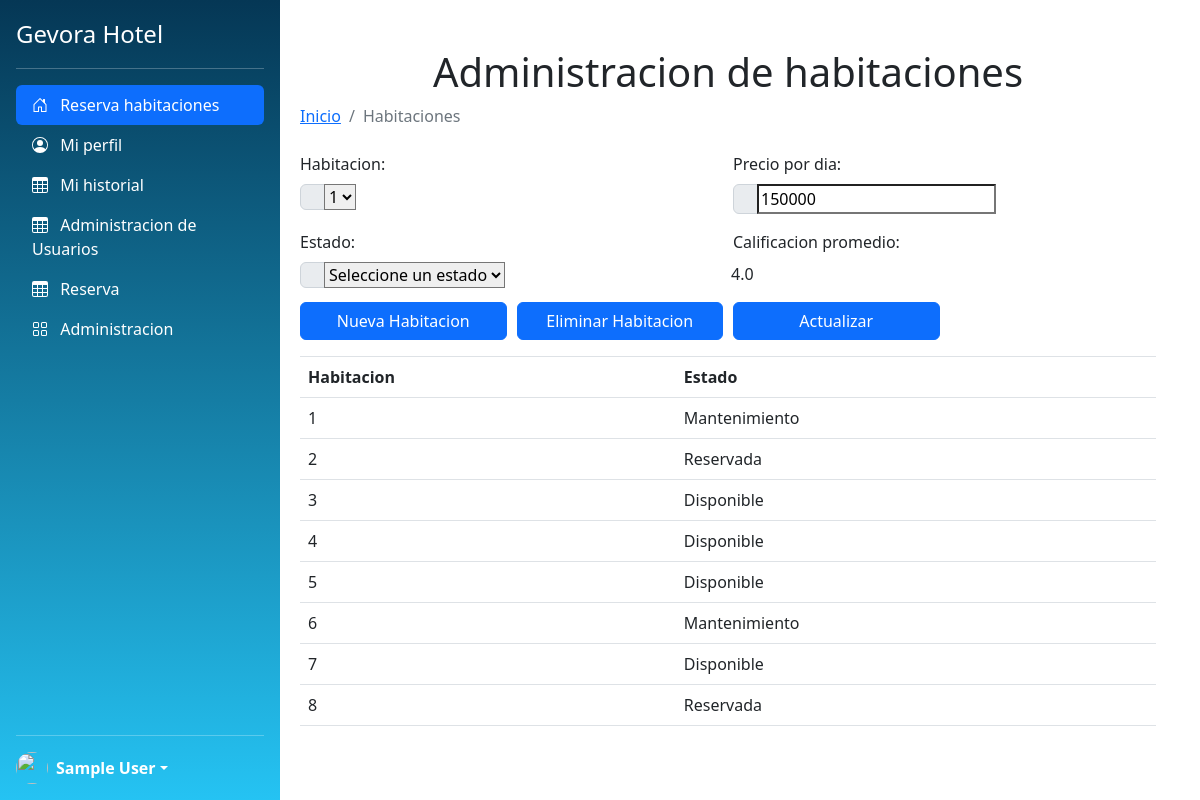
The page /admo_hab on the database its author committed.
### tables this page shows
CREATE TABLE Habitaciones (Id INTEGER UNIQUE PRIMARY KEY NOT NULL, Estado TEXT NOT NULL);

### app.py (the view)
@app.route('/admo_hab')
def admohab():
    lista = bd.sql_select_habitaciones()
    print(lista)
    return render_template('admo_hab.html',l_hab=lista, titulo="Ejemplo Hotel Gevora 2")

### app.py (called while the page is built)
@app.before_request
def before_request():
    if 'username' in session:
        g.user = 'cway@outlook.com'
    else:
        g.user = None
    if 'rol' in session:
        g.rol = 'Administrador'
    else:
        g.rol = None

### crudHabitacion.py (called while the page is built)
def sql_connection():
    try:
        con = sqlite3.connect('luna.db')
        return con
    except Error:
        print(Error)

def sql_select_habitaciones():
    strsql = "SELECT * FROM Habitaciones;"
    print(strsql)
    con = sql_connection()
    cursor_Obj = con.cursor()
    cursor_Obj.execute(strsql)
    habitaciones = cursor_Obj.fetchall()
    con.close()
    return habitaciones

### templates/admo_hab.html (shortened to what this page needs)
{% extends "base.html" %}
{% block principal %}
    <div class="container-fluid">
        <div class="row text-center justify-content-center align-items-center ">
          <h1 class="mt-5 text-align-center">Administracion de habitaciones</h1>
        </div>
        <ol class="breadcrumb mb-4">
            <li class="breadcrumb-item"><a href="/">Inicio</a></li>
            <li class="breadcrumb-item active">Habitaciones</li>
        </ol>
        <div class="card-body">
        <form action="ControlHabitacion" method="post">
            <div class="form-row">
            <div class="col-md-6 mb-2">
              <label>Habitacion:</label>
              <div class="input-group">
                <div class="input-group-prepend">
                    <span class="input-group-text"></span>
                </div>
                <select name="idHab">
                  {% for hab in l_hab %}
                      <option value= {{ hab[0] }}> {{ hab[0] }} </option>
                  {% endfor %}
                </select>
              </div>
            </div>
            <div class="col-md-6 mb-3">
              <label>Precio por dia:</label>
              <div class="input-group">
                <div class="input-group-prepend">
                  <span class="input-group-text"></span>
                </div>
                <input type="text" placeholder="" name="pre" value='150000' />
              </div>
            </div>
          </div>
          <div class="form-row">
            <div class="col-md-6 mb-2">
              <label>Estado:</label>
              <div class="input-group">
                <div class="input-group-prepend">
                  <span class="input-group-text"></span>
                </div>
                <select name="estado">
                  <option value="NS">Seleccione un estado</option>
                </select>
              </div>
            </div>
            <div class="col-md-6 mb-2">
              <label>Calificacion promedio:</label>
              <div class="input-group">
                <label>4.0</label>
              </div>
            </div>
          </div>
          <div class="form-row">
            <div class="col-md-3 md-3">
              <div class="input-group">
                <input type="submit" class="btn btn-primary btn-block" name="acc" value="Nueva Habitacion" />
              </div>
            </div>
            <div class="col-md-3 mb-3">
              <div class="input-group">
                <input type="submit" class="btn btn-primary btn-block" name="acc" value="Eliminar Habitacion" />
              </div>
            </div>
            <div class="col-md-3">
              <div class="input-group">
                <input type="submit" class="btn btn-primary btn-block" name="acc" value="Actualizar" />
              </div>
            </div>
          </div>
        </form>
      </div>
      <table class="table">
        <tbody>
            <tr>
                <th> Habitacion </th>
                <th> Estado </th>
            </tr>
            {% for hab in l_hab %}
            <tr>
                <td>{{ hab[0] }}</td>
                <td>{{ hab[1] }}</td>
            </tr>
            {% endfor %}
        </tbody>
      </table>
    </div>
{% endblock %}

### templates/base.html (shortened to what this page needs)
<!DOCTYPE html>
<html lang="en">
    <head>
    <link href="{{ url_for('static', filename='css/styles.css') }}" rel="stylesheet" />
    <link href="https://cdn.jsdelivr.net/npm/bootstrap@5.2.0/dist/css/bootstrap.min.css" rel="stylesheet">
</head>
<body>
        <main  class="d-flex flex-nowrap gap-2">
            <div class="d-flex flex-column flex-shrink-0 p-3 text-bg-dark gradient-navbar" style="width: 280px;">
                <a href="/" class="d-flex align-items-center mb-3 mb-md-0 me-md-auto text-white text-decoration-none">
                    <span class="fs-4">Gevora Hotel</span>
                </a>
                <hr>
                <ul class="nav nav-pills flex-column mb-auto text-white">
                    <li class="nav-item">
                        <a href="#" class="nav-link text-white active">
                            <svg class="bi pe-none me-2" width="16" height="16"><use xlink:href="#home"/></svg>
                            Reserva habitaciones
                        </a>
                    </li>
                    <li>
                        <a href="homeProfile" class="nav-link text-white">
                            <svg class="bi pe-none me-2" width="16" height="16"><use xlink:href="#people-circle"/></svg>
                            Mi perfil
                        </a>
                    </li>
                    <li>
                        <a href="historialReserva" class="nav-link text-white">
                            <svg class="bi pe-none me-2" width="16" height="16"><use xlink:href="#table"/></svg>
                            Mi historial
                        </a>
                    </li>
                    <li>
                        <a href="Vista_admin_usuarios" class="nav-link text-white">
                            <svg class="bi pe-none me-2" width="16" height="16"><use xlink:href="#table"/></svg>
                            Administracion de Usuarios
                        </a>
                    </li>
                    <li>
                        <a href="Reservas" class="nav-link text-white">
                            <svg class="bi pe-none me-2" width="16" height="16"><use xlink:href="#table"/></svg>
                            Reserva
                        </a>
                    </li>
                    <li>
                        <a href="admo_hab" class="nav-link text-white">
                            <svg class="bi pe-none me-2" width="16" height="16"><use xlink:href="#grid"/></svg>
                            Administracion
                        </a>
                </ul>
                <hr>
                <div class="dropdown">
                    <a href="#" class="d-flex align-items-center text-white text-decoration-none dropdown-toggle" data-bs-toggle="dropdown" aria-expanded="false">
                        <img src="https://github.com/mdo.png" alt="" width="32" height="32" class="rounded-circle me-2">
                        <strong>Sample User</strong>
                    </a>
                </div>
            </div>
                {% block principal %}
                {% endblock %}
            <div class="b-example-vr"></div>
        </main>
</body>
</html>

### templates/base.html (style rules this page uses)
.gradient-navbar { background-image: linear-gradient(#053755, #25c3f3); }
.b-example-vr { flex-shrink: 0; width: 1.5rem; height: 100vh; }
.bi { vertical-align: -.125em; fill: currentColor; }

### rows shown on the page
Habitaciones: Id "1", Estado "Mantenimiento"
Habitaciones: Id "2", Estado "Reservada"
Habitaciones: Id "3", Estado "Disponible"
Habitaciones: Id "4", Estado "Disponible"
Habitaciones: Id "5", Estado "Disponible"
Habitaciones: Id "6", Estado "Mantenimiento"
Habitaciones: Id "7", Estado "Disponible"
Habitaciones: Id "8", Estado "Reservada"

### other values the page prints
form field idHab "1"
